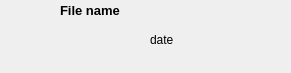
<?xml version="1.0" encoding="UTF-8"?>
<ui version="4.0">
 <class>WidgetItem</class>
 <widget class="QWidget" name="WidgetItem">
  <property name="geometry">
   <rect>
    <x>0</x>
    <y>0</y>
    <width>291</width>
    <height>73</height>
   </rect>
  </property>
  <property name="windowTitle">
   <string>Form</string>
  </property>
  <widget class="QLabel" name="label_4">
   <property name="geometry">
    <rect>
     <x>150</x>
     <y>30</y>
     <width>101</width>
     <height>20</height>
    </rect>
   </property>
   <property name="text">
    <string>date</string>
   </property>
  </widget>
  <widget class="QLabel" name="label_3">
   <property name="geometry">
    <rect>
     <x>60</x>
     <y>0</y>
     <width>171</width>
     <height>21</height>
    </rect>
   </property>
   <property name="text">
    <string>&lt;html&gt;&lt;head/&gt;&lt;body&gt;&lt;p&gt;&lt;span style=&quot; font-size:10pt; font-weight:600;&quot;&gt;File name&lt;/span&gt;&lt;/p&gt;&lt;/body&gt;&lt;/html&gt;</string>
   </property>
  </widget>
  <widget class="QLabel" name="label_2">
   <property name="geometry">
    <rect>
     <x>10</x>
     <y>10</y>
     <width>51</width>
     <height>51</height>
    </rect>
   </property>
   <property name="maximumSize">
    <size>
     <width>60</width>
     <height>60</height>
    </size>
   </property>
   <property name="text">
    <string/>
   </property>
   <property name="pixmap">
    <pixmap resource="res.qrc">:/doc.png</pixmap>
   </property>
   <property name="scaledContents">
    <bool>true</bool>
   </property>
  </widget>
 </widget>
 <resources>
  <include location="res.qrc"/>
 </resources>
 <connections/>
</ui>
